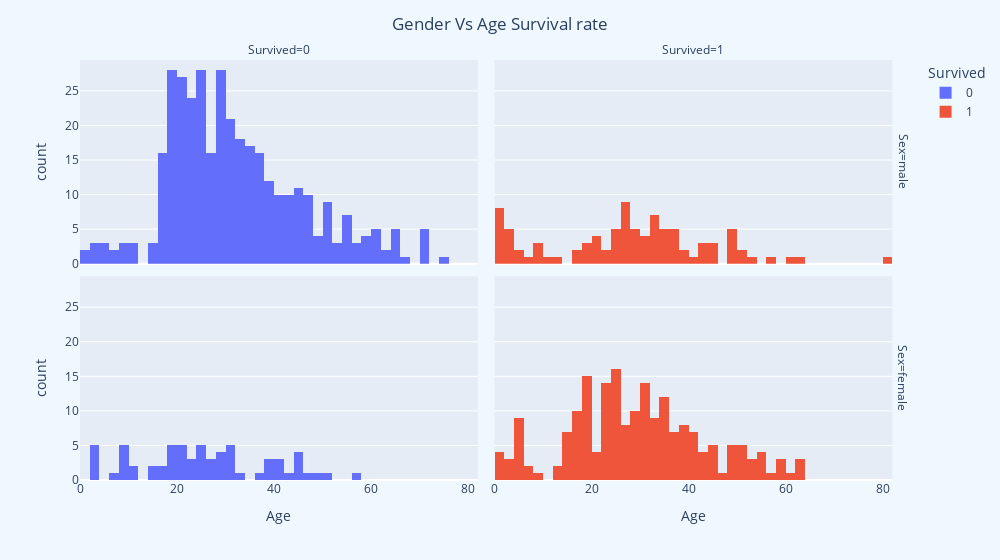

Notebook source saved alongside this figure:
### Code cell
fig = px.histogram(train_df, x="Age",color='Survived',facet_row='Sex',facet_col="Survived",width=1000)
fig.update_layout(paper_bgcolor="aliceblue",title={'text' : "Gender Vs Age Survival rate",'x':0.5,'xanchor': 'center'})
fig.show()

### Figure 1 — Plotly figure (JSON) as saved in the notebook; plotly's stock layout.template omitted (floating-point values rounded to 4 significant figures; data arrays with more than 128 entries replaced by an {"elided": "..."} marker saying what was removed)
{"data": [{"alignmentgroup": "True", "bingroup": "x", "hovertemplate": "Survived=0<br>Sex=male<br>Age=%{x}<br>count=%{y}<extra></extra>", "legendgroup": "0", "marker": {"color": "#636efa", "pattern": {"shape": ""}}, "name": "0", "offsetgroup": "0", "orientation": "v", "showlegend": true, "type": "histogram", "x": {"elided": "468 float values"}, "xaxis": "x3", "yaxis": "y3"}, {"alignmentgroup": "True", "bingroup": "x", "hovertemplate": "Survived=0<br>Sex=female<br>Age=%{x}<br>count=%{y}<extra></extra>", "legendgroup": "0", "marker": {"color": "#636efa", "pattern": {"shape": ""}}, "name": "0", "offsetgroup": "0", "orientation": "v", "showlegend": false, "type": "histogram", "x": [14, 31, 8, 18, 40, 27, 18, 16, 28, 14.5, 20, 17, 2, 47, null, 9, 45, 50, null, 24, 2, null, null, null, 25, 29, 41, null, 45, 24, 2, 26, 38, 45, 3, 31, 21, 20, null, null, 10, 28, 21, 22, null, 25, 21, null, 37, 30, 9, 11, null, 29, null, null, 39, 26, 9, 41, 2, 18, 32, 43, null, 18, 25, 48, 30.5, 57, null, 30, 18, 6, 23, 9, 44, null, 22, 39, null], "xaxis": "x", "yaxis": "y"}, {"alignmentgroup": "True", "bingroup": "x", "hovertemplate": "Survived=1<br>Sex=male<br>Age=%{x}<br>count=%{y}<extra></extra>", "legendgroup": "1", "marker": {"color": "#EF553B", "pattern": {"shape": ""}}, "name": "1", "offsetgroup": "1", "orientation": "v", "showlegend": true, "type": "histogram", "x": [null, 34, 28, null, null, null, 32, 0.83, 29, 23, null, 12, 24, 27, 9, 1, 45, 3, 18, 26, 40, 16, 38, 19, 37, 3, 25, 25, 19, 30, 42, null, null, 0.92, 45, 2, 3, 25, 36, 21, 39, 3, 44, 32, 28, null, 4, 34, 52, 49, 29, 48, 25, 9, null, 26, 29, 36, 32, null, 8, 17, 22, 32, 62, 36, 32, 60, 49, 35, 27, 42, 20, 80, 32, null, 48, 56, 50, 20, 31, 36, 27, 31, null, 35, 42, null, 48, 27, 35, null, 31, 6, 0.67, 20, 1, 11, 0.42, 27, 27, 1, null, 0.83, 32, null, 51, 4, 26], "xaxis": "x4", "yaxis": "y4"}, {"alignmentgroup": "True", "bingroup": "x", "hovertemplate": "Survived=1<br>Sex=female<br>Age=%{x}<br>count=%{y}<extra></extra>", "legendgroup": "1", "marker": {"color": "#EF553B", "pattern": {"shape": ""}}, "name": "1", "offsetgroup": "1", "orientation": "v", "showlegend": false, "type": "histogram", "x": {"elided": "233 float values"}, "xaxis": "x2", "yaxis": "y2"}], "layout": {"annotations": [{"font": {}, "showarrow": false, "text": "Survived=0", "x": 0.24, "xanchor": "center", "xref": "paper", "y": 1, "yanchor": "bottom", "yref": "paper"}, {"font": {}, "showarrow": false, "text": "Survived=1", "x": 0.74, "xanchor": "center", "xref": "paper", "y": 1, "yanchor": "bottom", "yref": "paper"}, {"font": {}, "showarrow": false, "text": "Sex=female", "textangle": 90, "x": 0.98, "xanchor": "left", "xref": "paper", "y": 0.2425, "yanchor": "middle", "yref": "paper"}, {"font": {}, "showarrow": false, "text": "Sex=male", "textangle": 90, "x": 0.98, "xanchor": "left", "xref": "paper", "y": 0.7575, "yanchor": "middle", "yref": "paper"}], "barmode": "relative", "legend": {"title": {"text": "Survived"}, "tracegroupgap": 0}, "margin": {"t": 60}, "paper_bgcolor": "aliceblue", "title": {"text": "Gender Vs Age Survival rate", "x": 0.5, "xanchor": "center"}, "width": 1000, "xaxis": {"anchor": "y", "domain": [0, 0.48], "title": {"text": "Age"}}, "xaxis2": {"anchor": "y2", "domain": [0.5, 0.98], "matches": "x", "title": {"text": "Age"}}, "xaxis3": {"anchor": "y3", "domain": [0, 0.48], "matches": "x", "showticklabels": false}, "xaxis4": {"anchor": "y4", "domain": [0.5, 0.98], "matches": "x", "showticklabels": false}, "yaxis": {"anchor": "x", "domain": [0, 0.485], "title": {"text": "count"}}, "yaxis2": {"anchor": "x2", "domain": [0, 0.485], "matches": "y", "showticklabels": false}, "yaxis3": {"anchor": "x3", "domain": [0.515, 1], "matches": "y", "title": {"text": "count"}}, "yaxis4": {"anchor": "x4", "domain": [0.515, 1], "matches": "y", "showticklabels": false}}}
